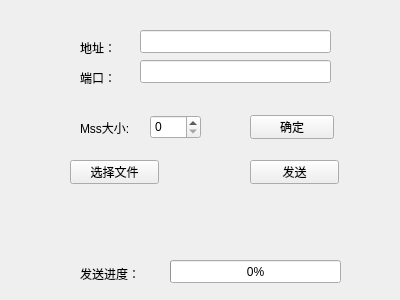
<?xml version="1.0" encoding="UTF-8"?>
<ui version="4.0">
 <class>SenderWidget</class>
 <widget class="QWidget" name="SenderWidget">
  <property name="geometry">
   <rect>
    <x>0</x>
    <y>0</y>
    <width>400</width>
    <height>300</height>
   </rect>
  </property>
  <property name="windowTitle">
   <string>Form</string>
  </property>
  <widget class="QLabel" name="label_3">
   <property name="geometry">
    <rect>
     <x>80</x>
     <y>120</y>
     <width>72</width>
     <height>15</height>
    </rect>
   </property>
   <property name="text">
    <string>Mss大小:</string>
   </property>
  </widget>
  <widget class="QLabel" name="label_4">
   <property name="geometry">
    <rect>
     <x>80</x>
     <y>266</y>
     <width>68</width>
     <height>15</height>
    </rect>
   </property>
   <property name="text">
    <string>发送进度：</string>
   </property>
  </widget>
  <widget class="QLineEdit" name="ipLineEdit">
   <property name="geometry">
    <rect>
     <x>140</x>
     <y>30</y>
     <width>191</width>
     <height>23</height>
    </rect>
   </property>
  </widget>
  <widget class="QPushButton" name="MssButton">
   <property name="geometry">
    <rect>
     <x>250</x>
     <y>115</y>
     <width>84</width>
     <height>24</height>
    </rect>
   </property>
   <property name="text">
    <string>确定</string>
   </property>
  </widget>
  <widget class="QProgressBar" name="progressBar">
   <property name="geometry">
    <rect>
     <x>170</x>
     <y>260</y>
     <width>171</width>
     <height>23</height>
    </rect>
   </property>
   <property name="value">
    <number>0</number>
   </property>
  </widget>
  <widget class="QPushButton" name="portButton">
   <property name="geometry">
    <rect>
     <x>250</x>
     <y>160</y>
     <width>89</width>
     <height>24</height>
    </rect>
   </property>
   <property name="text">
    <string>发送</string>
   </property>
  </widget>
  <widget class="QLineEdit" name="portLineEdit">
   <property name="geometry">
    <rect>
     <x>140</x>
     <y>60</y>
     <width>191</width>
     <height>23</height>
    </rect>
   </property>
  </widget>
  <widget class="QSpinBox" name="spinBox">
   <property name="geometry">
    <rect>
     <x>150</x>
     <y>115</y>
     <width>51</width>
     <height>24</height>
    </rect>
   </property>
  </widget>
  <widget class="QLabel" name="label_2">
   <property name="geometry">
    <rect>
     <x>80</x>
     <y>70</y>
     <width>72</width>
     <height>15</height>
    </rect>
   </property>
   <property name="text">
    <string>端口：</string>
   </property>
  </widget>
  <widget class="QLabel" name="label">
   <property name="geometry">
    <rect>
     <x>80</x>
     <y>40</y>
     <width>72</width>
     <height>15</height>
    </rect>
   </property>
   <property name="text">
    <string>地址：</string>
   </property>
  </widget>
  <widget class="QPushButton" name="fileButton">
   <property name="geometry">
    <rect>
     <x>70</x>
     <y>160</y>
     <width>89</width>
     <height>24</height>
    </rect>
   </property>
   <property name="text">
    <string>选择文件</string>
   </property>
  </widget>
 </widget>
 <resources/>
 <connections/>
</ui>
